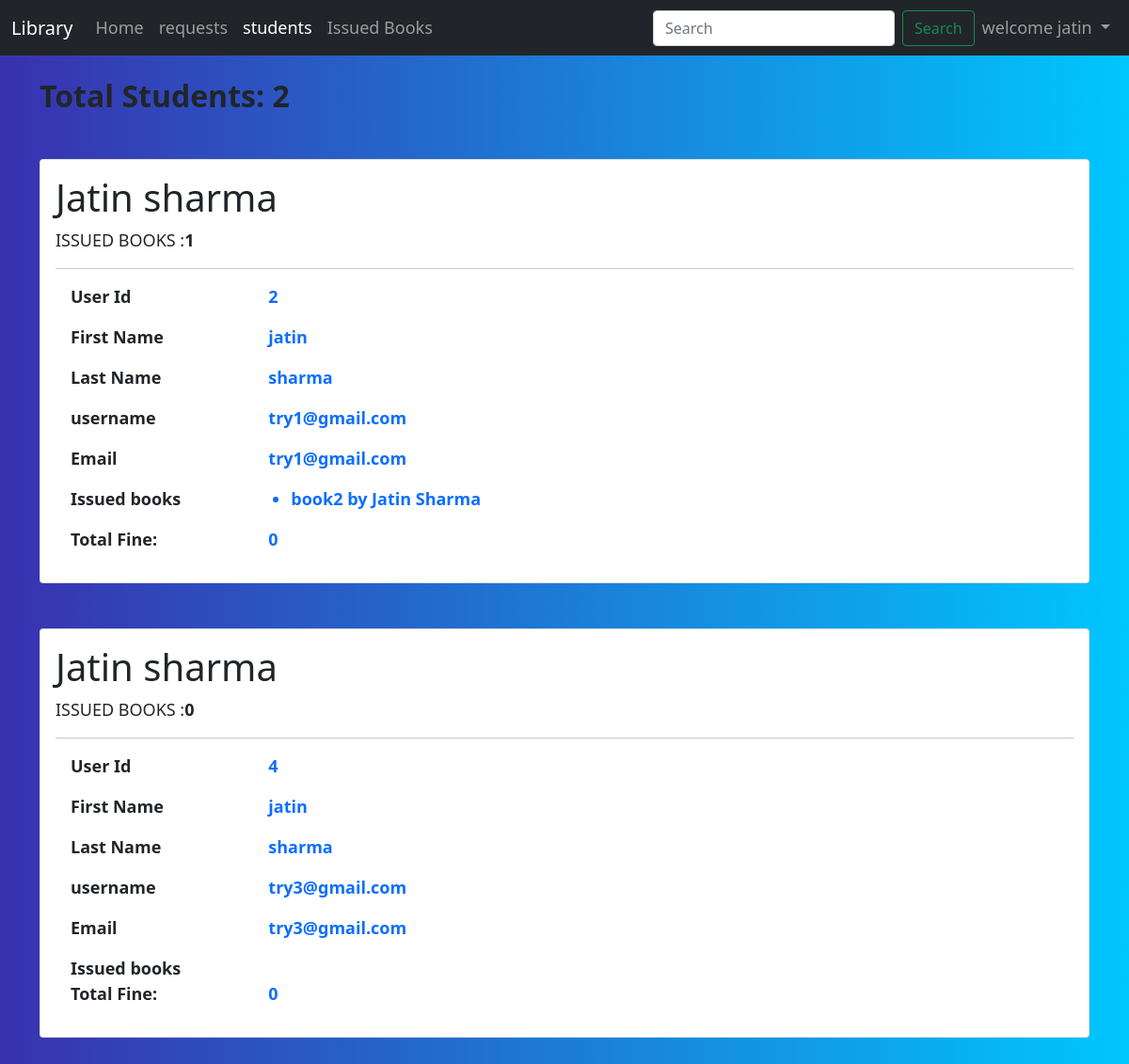
The app's page /teacher/students/ (signed in) with its own data.
### home/models.py (models this page shows)
class myUser(AbstractUser):
    userTypes=[
        ('teacher','teacher'),
        ('student','student')
    ]
    userType=models.CharField(
        max_length=7,
        choices=userTypes,
        default='student'
        )

### teacher/views.py (the view)
# urls.py: path('students/',views.students,name='students'),
@login_required
def students(request):
    if request.user.userType!='teacher':
        return redirect('/')
    users=myUser.objects.all()
    param={'users':users}
    total_students=myUser.objects.filter(userType='student').filter(is_superuser=False).count()
    param['total_students']=total_students
    param['issuedbooks']=isseuBook.objects.all()
    return render(request,'teacher/students.html',param)

### home/models.py (called while the page is built)
    def __str__(self):
        return self.name + " by " + self.author

### teacher/models.py (called while the page is built)
    def calculate_fine(self):
        fine=0
        if date.today() > self.return_date:
            fine=date.today() - self.return_date
            fine=str(fine).split(',')[0]
            fine=str(fine).split(' ')[0]
        return fine

### templates/teacher/students.html (shortened to what this page needs)
{% extends 'teacher/base2.html' %}
{% block studentsActive %}active{% endblock studentsActive %}
{% block body %}
<div class="container">
<h2 class="my-4 fw-bold">Total Students: {{total_students}}</h2>
{% for user in users %}
{% if user.userType == 'student' and user.is_superuser == False %}
    <div class="card text-center my-5">
        <div class="card-body">
            <div class="col-md-6">
                <div class="">
                    <h1 class="text-sm-start">{{user.first_name|title}} {{user.last_name}}</h1>
                    <p class="text-sm-start">ISSUED BOOKS :<span class="fw-bold" id="{{user.id}}numBook">0</span>
                    </p>
                </div>
            </div>
            <hr>
            <div class="col-md-8">
                <div class="tab-content">
                    <div class="tab-pane fade show active">
                        <div class="row">
                            <div class="col-md-3 text-sm-start mx-3">
                                <label class="fw-bold">User Id</label>
                            </div>
                            <div class="col-md-4 text-sm-start mx-2">
                                <p class="text-primary fw-bold">{{user.id}}</p>
                            </div>
                        </div>
                        <div class="row">
                            <div class="col-md-3 text-sm-start mx-3">
                                <label class="fw-bold">First Name</label>
                            </div>
                            <div class="col-md-4 text-sm-start mx-2">
                                <p class="text-primary fw-bold">{{user.first_name}}</p>
                            </div>
                        </div>
                        <div class="row">
                            <div class="col-md-3 text-sm-start mx-3">
                                <label class="fw-bold">Last Name</label>
                            </div>
                            <div class="col-md-4 text-sm-start mx-2">
                                <p class="text-primary fw-bold">{{user.last_name}}</p>
                            </div>
                        </div>
                        <div class="row">
                            <div class="col-md-3 text-sm-start mx-3">
                                <label class="fw-bold">username</label>
                            </div>
                            <div class="col-md-4 text-sm-start mx-2">
                                <p class="text-primary fw-bold">{{user.username}}</p>
                            </div>
                        </div>
                        <div class="row">
                            <div class="col-md-3 text-sm-start mx-3">
                                <label class="fw-bold">Email</label>
                            </div>
                            <div class="col-md-4 text-sm-start mx-2">
                                <p class="text-primary fw-bold">{{user.email}}</p>
                            </div>
                        </div>
                        <div class="row">
                            <div class="col-md-3 text-sm-start mx-3">
                                <label class="fw-bold">Issued books</label>
                            </div>
                            <div class="col-md-6 ">
                                <ul class="text-sm-start mx-0"id="{{user.id}}book">
                                </ul>
                            </div>
                        </div>
                        <div class="row">
                            <div class="col-md-3 text-sm-start mx-3">
                                <label class="fw-bold">Total Fine:</label>
                            </div>
                            <div class="col-md-4 text-sm-start mx-2" id="{{user.id}}">
                                <p class="text-primary fw-bold">0</p>
                            </div>
                        </div>
                    </div>
                </div>
            </div>
        </div>
    </div>
    {% endif %}
    {% endfor %}
</div>
{% endblock body %}

### templates/teacher/base2.html (shortened to what this page needs)
<!doctype html>
<html lang="en">
<head>
    <link href="https://cdn.jsdelivr.net/npm/bootstrap@5.1.1/dist/css/bootstrap.min.css" rel="stylesheet"
>
</head>
<body>
    <nav class="navbar navbar-expand-lg navbar-dark bg-dark">
        <div class="container-fluid">
            <a class="navbar-brand" href="#">Library</a>
            <div class="collapse navbar-collapse" id="navbarSupportedContent">
                <ul class="navbar-nav me-auto mb-2 mb-lg-0">
                    <li class="nav-item">
                        <a class="nav-link {% block homeActive %}{% endblock homeActive %}" aria-current="page" href="/teacher">Home</a>
                    </li>
                    <li class="nav-item">
                        <a class="nav-link {% block requestsActive %}{% endblock requestsActive %}" aria-current="page" href={% url 'requests' %}>requests</a>
                    </li>
                    <li class="nav-item">
                        <a class="nav-link {% block studentsActive %}{% endblock studentsActive %}" aria-current="page" href={% url 'students' %}>students</a>
                    </li>
                    <li class="nav-item">
                        <a class="nav-link {% block issuedBooksActive %}{% endblock issuedBooksActive %}" aria-current="page" href={% url 'issuedBooks' %}>Issued Books</a>
                    </li>
                </ul>
                <form class="d-flex">
                    <input class="form-control me-2" type="search" id='searchText' placeholder="Search" aria-label="Search">
                    <button class="btn btn-outline-success" onclick="search()" type="submit">Search</button>
                </form>
                <ul class="navbar-nav ml-auto mb-2 mb-lg-0">
                    <li class="nav-item dropdown">
                        <a class="nav-link dropdown-toggle" href="#" id="navbarDropdown" role="button" data-bs-toggle="dropdown" aria-expanded="false">
                            welcome {{request.user.first_name}}
                        </a>
                        </li>
                </ul>
            </div>
        </div>
    </nav>
    {% block body %} {% endblock body %}
</body>
</html>

### templates/teacher/students.html (style rules this page uses)
* { margin:0 }
body { background: -webkit-linear-gradient(left, #3931af, #00c6ff); font-size: large; }

### records on screen
myUser: user.first_name "jatin"
myUser: first_name "Jatin", last_name "sharma", id "2", first_name "jatin", username "try1@gmail.com", email "try1@gmail.com"
myUser: first_name "Jatin", last_name "sharma", id "4", first_name "jatin", username "try3@gmail.com", email "try3@gmail.com"

### other values on screen
{{ total_students }} "2"
